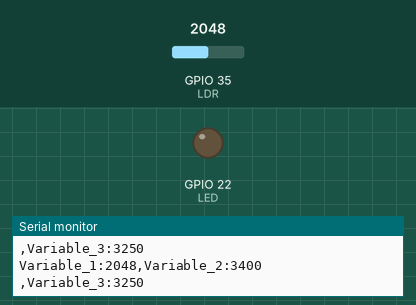
Simulated run of this sketch. Board: ESP32. Parts: output pins drawn as LEDs (lit = HIGH), the last lines printed to the serial monitor. The test bench sets the inputs (shaded band); at power-on: GPIO 35 (LDR) = 2048.

Above: at 1.2 s.
1.3 s: GPIO 35 (LDR) set to 3368
2.8 s: GPIO 35 (LDR) set to 3438
At 3.7 s:
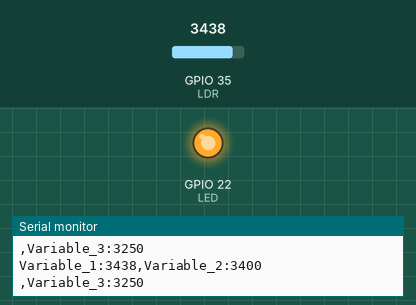
4.3 s: GPIO 35 (LDR) set to 3295
7.3 s: GPIO 35 (LDR) set to 3204
At 8.5 s:
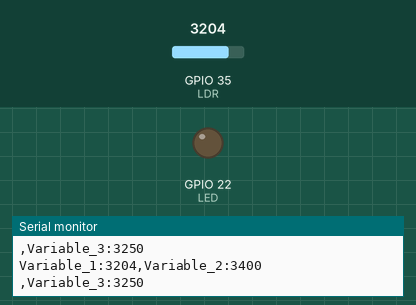
8.8 s: GPIO 35 (LDR) set to 3603
At 9.4 s:
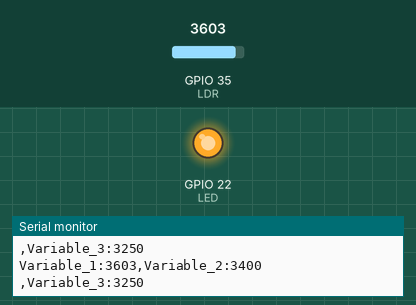
Timing chart, 0 to 11.3 s (numbered marks = the images above; inputs shaded):
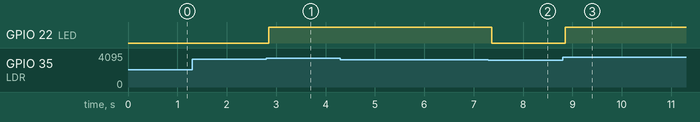

The sketch:

LAB4.ino
```cpp
#define LDR 35
#define LED 22
int LDR_Value=0;
int static_variable = 3400;
int static_variable2 = 3250;

void setup() {
  Serial.begin(9600);
  pinMode(LED,OUTPUT);
}

void loop() {
  LDR_Value = analogRead(LDR);

  Serial.print("Variable_1:");
  Serial.print(LDR_Value);
  Serial.print(",");
  Serial.print("Variable_2:");
  Serial.println(static_variable);
  Serial.print(",");
  Serial.print("Variable_3:");
  Serial.println(static_variable2);
  if(LDR_Value > static_variable){
    digitalWrite(LED,HIGH);
  }
  if(LDR_Value < static_variable2){
    digitalWrite(LED,LOW);
  }
  delay(20);
}
```

Measured:
- the behaviour switches between 3400 and 3401 on GPIO 35 (LDR) (found by bisection; images 0 and 1)
- the behaviour switches between 3250 and 3249 on GPIO 35 (LDR) (found by bisection; images 1 and 2)
- after the input at 2.8 s, GPIO 22 (LED): LOW → HIGH after 0.05 s
- after the input at 7.3 s, GPIO 22 (LED): HIGH → LOW after 0.07 s
- after the input at 8.8 s, GPIO 22 (LED): LOW → HIGH after 0.05 s
